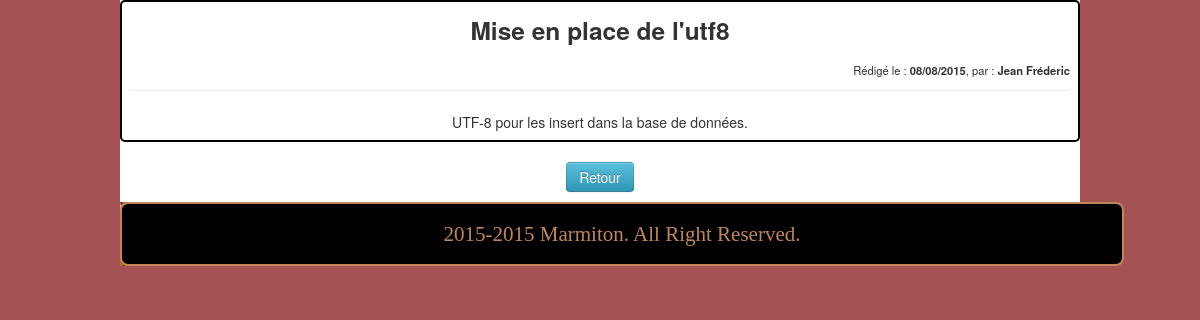
Page /View/lecture.php?news=5 on the committed database.
### tables this page shows
CREATE TABLE IF NOT EXISTS `news` (
  `id` int(11) NOT NULL AUTO_INCREMENT,
  `title` varchar(255) NOT NULL,
  `text` text NOT NULL,
  `author` varchar(20) NOT NULL,
  `date` date NOT NULL,
  PRIMARY KEY (`id`)
);

### View/lecture.php (the view)
<?php
include '../Include/header.php';
	echo'<section><div id="article">';
	if(isset($_GET['news']))
	{
$newsId = $_GET['news'];
		try
	{
		$bdd = new PDO('mysql:host=localhost;dbname=marmiton', 'root', '');
	}
		catch(Exception $e)
	{
        die('Erreur : '.$e->getMessage());
	}
	$bdd->query('SET NAMES UTF8');
	$lanews = $bdd->prepare('SELECT * FROM news WHERE id = :leid');
	$lanews->execute(array('leid'=>$newsId) );
if($bool = $lanews->fetch())
{
	$DateDeLaNews = preg_replace('#([0-9]{4})-([0-9]{2})-([0-9]{2})#', '$3/$2/$1', $bool['date']);
	echo '<div id="news"> <div id="titrenews"> <h3>' . $bool['title'].'</h3> </div> <br \>';
	echo '	<div id="infonews">Rédigé le : <strong>'.$DateDeLaNews.'</strong>, par : <strong>'.$bool['author'].'</strong> </div> <hr /> ';
	echo ' <textenews>'.$bool['text'].'</textenews>';
	echo ' </div>';
}
else
{
	echo 'Cette news n\'existe pas !!<br \>';
}
}
else
{
	echo 'Aucune news n\'a été choisie !<br \>';
}
	echo '<button type="button" class="btn btn-info" onclick="retourIndex()">Retour</button>';
	echo '</div></section>';
include '../Include/footer.php';
?>

### View/css/mein.css (style rules this page uses)
body { background-color: #A45254; }
#article { background-color: white; text-align: center; }
#news { border: 2px solid black; padding : 8px; margin-bottom : 10px; border-radius: 5px; }
#titrenews { padding : -35px; margin-top: -10px; margin-bottom: -10px; }
#infonews { font-size : 0.8em; float : right; margin-top : -10px; }

### rows in the picture
news: title "Mise en place de l'utf8", date "08/08/2015", author "Jean Fréderic", text "UTF-8 pour les insert dans la base de données."
